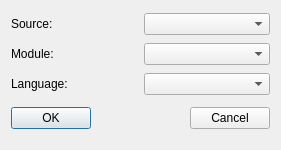
<?xml version="1.0" encoding="UTF-8"?>
<ui version="4.0">
 <class>VoiceSettingsDialog</class>
 <widget class="QDialog" name="VoiceSettingsDialog">
  <property name="geometry">
   <rect>
    <x>0</x>
    <y>0</y>
    <width>281</width>
    <height>150</height>
   </rect>
  </property>
  <property name="minimumSize">
   <size>
    <width>220</width>
    <height>150</height>
   </size>
  </property>
  <property name="windowTitle">
   <string>VoiceSettings</string>
  </property>
  <property name="locale">
   <locale language="English" country="UnitedStates"/>
  </property>
  <layout class="QVBoxLayout" name="verticalLayout">
   <item>
    <layout class="QHBoxLayout" name="horizontalLayout">
     <item>
      <widget class="QLabel" name="sourceLabel">
       <property name="text">
        <string>Source:</string>
       </property>
      </widget>
     </item>
     <item>
      <widget class="QComboBox" name="sourceListBox"/>
     </item>
    </layout>
   </item>
   <item>
    <layout class="QHBoxLayout" name="horizontalLayout_2">
     <item>
      <widget class="QLabel" name="moduleLabel">
       <property name="text">
        <string>Module:</string>
       </property>
      </widget>
     </item>
     <item>
      <widget class="QComboBox" name="moduleListBox"/>
     </item>
    </layout>
   </item>
   <item>
    <layout class="QHBoxLayout" name="horizontalLayout_3">
     <item>
      <widget class="QLabel" name="languageLabel">
       <property name="text">
        <string>Language:</string>
       </property>
      </widget>
     </item>
     <item>
      <widget class="QComboBox" name="languageListBox"/>
     </item>
    </layout>
   </item>
   <item>
    <layout class="QHBoxLayout">
     <property name="spacing">
      <number>6</number>
     </property>
     <property name="leftMargin">
      <number>0</number>
     </property>
     <property name="topMargin">
      <number>0</number>
     </property>
     <property name="rightMargin">
      <number>0</number>
     </property>
     <property name="bottomMargin">
      <number>0</number>
     </property>
     <item>
      <widget class="QPushButton" name="okButton">
       <property name="text">
        <string>OK</string>
       </property>
      </widget>
     </item>
     <item>
      <spacer>
       <property name="orientation">
        <enum>Qt::Horizontal</enum>
       </property>
       <property name="sizeHint" stdset="0">
        <size>
         <width>131</width>
         <height>31</height>
        </size>
       </property>
      </spacer>
     </item>
     <item>
      <widget class="QPushButton" name="cancelButton">
       <property name="text">
        <string>Cancel</string>
       </property>
      </widget>
     </item>
    </layout>
   </item>
  </layout>
 </widget>
 <resources/>
 <connections>
  <connection>
   <sender>okButton</sender>
   <signal>clicked()</signal>
   <receiver>VoiceSettingsDialog</receiver>
   <slot>accept()</slot>
   <hints>
    <hint type="sourcelabel">
     <x>278</x>
     <y>253</y>
    </hint>
    <hint type="destinationlabel">
     <x>96</x>
     <y>254</y>
    </hint>
   </hints>
  </connection>
  <connection>
   <sender>cancelButton</sender>
   <signal>clicked()</signal>
   <receiver>VoiceSettingsDialog</receiver>
   <slot>reject()</slot>
   <hints>
    <hint type="sourcelabel">
     <x>369</x>
     <y>253</y>
    </hint>
    <hint type="destinationlabel">
     <x>179</x>
     <y>282</y>
    </hint>
   </hints>
  </connection>
 </connections>
</ui>
